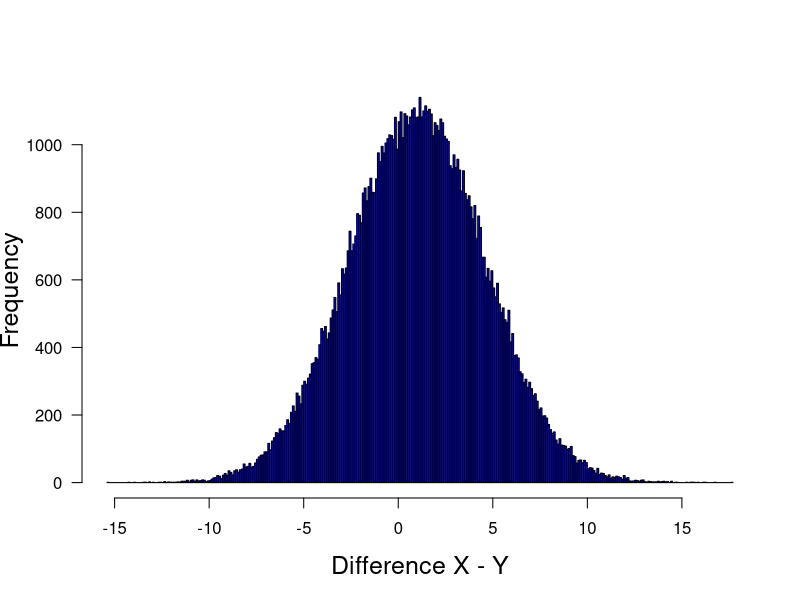

Generate this figure with R:
print('file: SolutionNormalRNdiffHist.R')
# difference of two samples from normal distributions follow a normal distribution
#     My guess: mu_diff = mu1-mu2; sigma^2_diff = sigma1^2 + sigma2^2
#     Method: Monte Carlo
M = 1e5   # number of Monte Carlo runs
mu1 = 2; mu2 = 1; sigma1 = 2; sigma2 = 3;
set.seed(1953) # set seed for random number generators
d = rnorm(M,mu1,sigma1) - rnorm(M,mu2,sigma2)
# png('diffNormal160106.png',width=16,height=16,units='cm',res=300)
hist(d,300,col='blue',xlab='Difference X - Y',main='',las=1,cex.lab=1.5)
# dev.off()
# ---------------------------------------------------------------------------
mudguess = mu1-mu2; print(c(mudguess,'mean difference (guess)'))          # 1
mudEst = mean(d); print(c(round(mudEst,4),'mean difference (estimated)')) # 0.9988381 for M=100000
vardguess = sigma1^2+sigma2^2; print(c(vardguess,'variance of difference (guess)'))   # 13 
vardEst = var(d); print(c(round(vardEst,4),'variance of difference (estimated)'))     # 13.0487